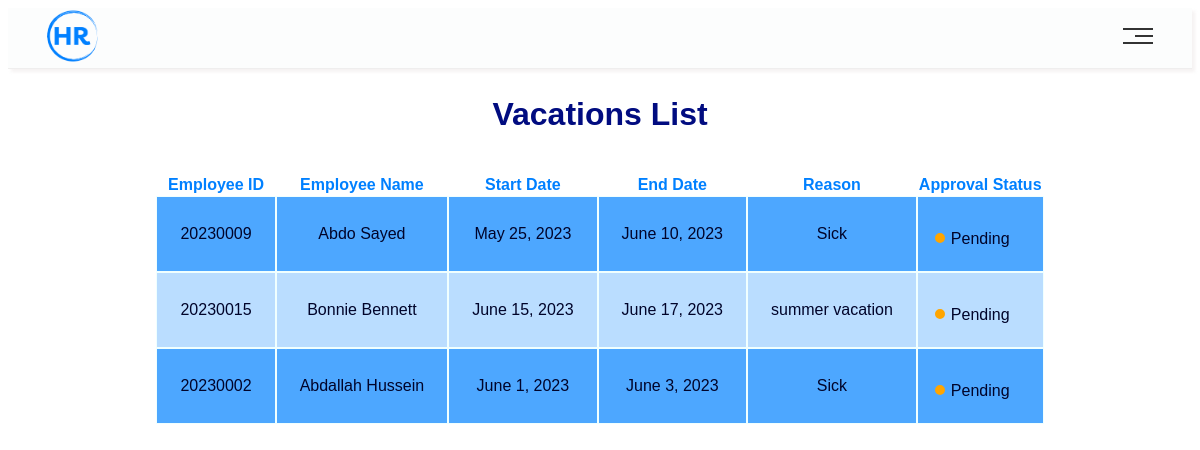
Page /ShowVacations/ on the earlier database version.
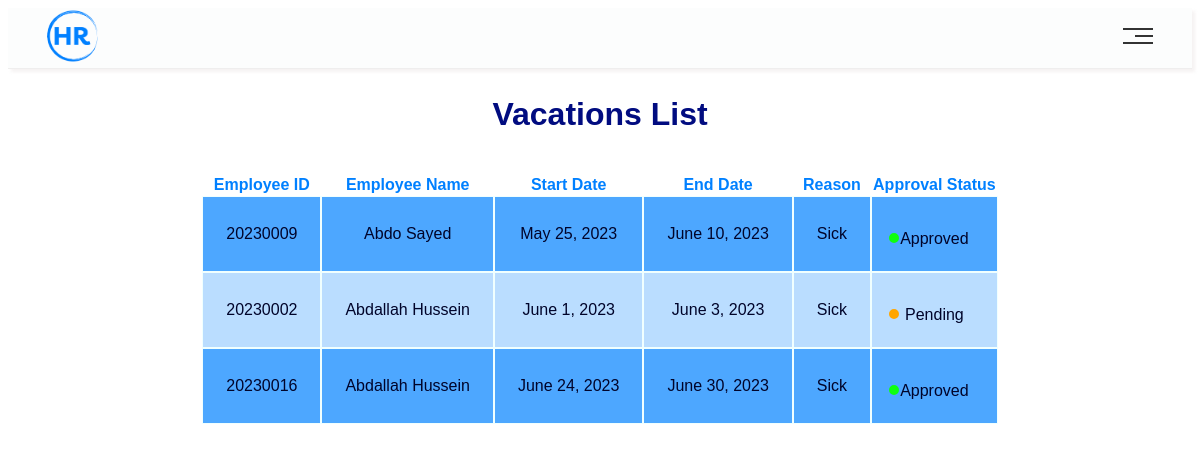
Same page on the later database version.
### main/models.py (models this page shows, shortened)
class Vacation(models.Model):
    ID = models.BigAutoField(primary_key=True, verbose_name="ID")
    EmployeeID = models.IntegerField(
        models.ForeignKey(
            Employee, verbose_name=("Employee ID"), on_delete=models.CASCADE, related_name="Employee ID"
        )
    )
    startDate = models.DateField()
    endDate = models.DateField()
    reason = models.TextField()
    status = models.TextField(max_length=20, default="Pending")

class Employee(models.Model):
    ID = models.BigAutoField(primary_key=True, verbose_name="ID")
    userName = models.CharField(max_length=100)
    Email = models.CharField(max_length=255)
    phoneNum = models.IntegerField()
    address = models.CharField(max_length=255)
    birthDate = models.DateField()
    gender = models.CharField(max_length=10)
    jobTitle = models.CharField(max_length=64)
    maritalStatus = models.CharField(max_length=64)
    salary = models.IntegerField()
    vacationDays = models.IntegerField()

### main/views.py (the view)
# urls.py: path("ShowVacations/", views.ShowVacations, name="ShowVacations"),
def ShowVacations(request):
    context = {"Vacations": Vacation.objects.all(), "Employees": Employee.objects.all()}
    return render(request, "HRWebsite/Show Vactions.html", context)

### main/templates/HRWebsite/Show Vactions.html (shortened to what this page needs)
<!DOCTYPE html>
<html lang="en">
  {% load static %}
<head>
    <link rel="stylesheet" href="{% static 'css/public.css'%}" />
    <link rel="stylesheet" href="{% static 'css/Navbar.css'%}" />
    <link rel="stylesheet" href="{% static 'css/Table.css'%}" />
</head>
  <body>
    {% include 'Navbar/HRNavBar.html' %}
    <section class="Conatiner">
    <h1 class="caption">Vacations List</h1>
      <table class="table">
        <thead>
          <tr>
            <th>Employee ID</th>
            <th>Employee Name</th>
            <th>Start Date</th>
            <th>End Date</th>
            <th>Reason</th>
            <th>Approval Status</th>
          </tr>
        </thead>
        <tbody>
            {% for vac in Vacations %}
            <tr>
              <td id="ID">{{ vac.EmployeeID }}</td>
              <td>
          {% for emp in Employees %}
            {% if emp.ID == vac.EmployeeID %}
              {{ emp.userName }}
            {% endif %}
          {% endfor %}</td>
              <td>{{ vac.startDate }}</td>
              <td>{{ vac.endDate }}</td>
              <td>{{ vac.reason }}</td>
              {% if vac.status == "Approved" %}
              <td>
                <span class="dot" style="border-color: rgb(15, 255, 15);"></span><span class="status">{{ vac.status }}</span>
              </td>
            {% elif vac.status == "Rejected" %}
              <td>
                <span class="dot" style="border-color: red;"></span><span class="status">{{ vac.status }}</span>
              </td>
            {% else %}
            <td>
                <span class="dot"></span><span class="status">{{ vac.status }}</span>
            </td>
            {% endif %}
          </tr>
  {% endfor %}
        </tbody>
      </table>
  </body>
</html>

Differences in the rows shown:
removed Vacation: EmployeeID "20230015", startDate "June 15, 2023", endDate "June 17, 2023", reason "summer vacation", status "Pending"
removed Employee: userName "Bonnie Bennett", shown under "20230015"
changed Vacation "May 25, 2023": status "Pending" → "Approved"
added Vacation: EmployeeID "20230016", startDate "June 24, 2023", endDate "June 30, 2023", reason "Sick", status "Approved"
added Employee: userName "Abdallah Hussein", shown under "20230016"
